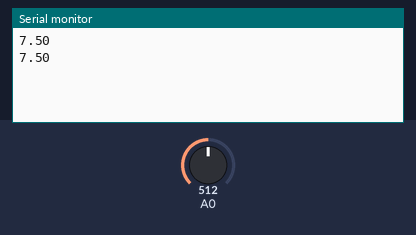
The sketch below on a simulated Arduino Uno, built with avr-gcc and run on an emulated ATmega328P. On the bench: the last lines printed to the serial monitor. Inputs (shaded band) come from the test bench; at power-on: A0 = 512.

Above: at 2.8 s.
2.9 s: A0 set to 716
At 4.6 s:
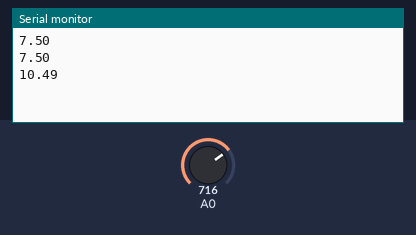
5.6 s: A0 set to 900
At 7.4 s:
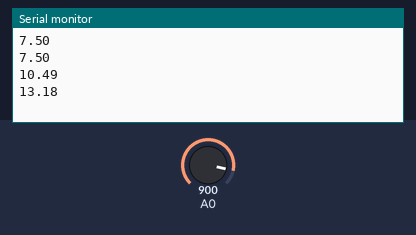
Timing chart, 0 to 8.9 s (numbered marks = the images above; inputs shaded):
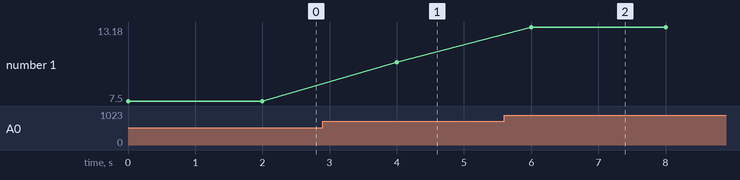

The sketch:

turbidity_Sensor.ino
```cpp
void setup() {
  // put your setup code here, to run once:
  Serial.begin(9600);
}

void loop() {
  // put your main code here, to run repeatedly:
  int tub = analogRead(A0);
  float volt = tub*(5.0/1024.0)*3;
  Serial.println(volt);
  delay(2000);
}
```

Measured:
- after the input at 2.9 s, the serial monitor: prints a new line after 1.1 s (image 1)
- after the input at 5.6 s, the serial monitor: prints a new line after 0.40 s (image 2)
- plotted number 1: 7.5 → 10.49 after the input at 2.9 s, 10.49 → 13.18 after the input at 5.6 s
